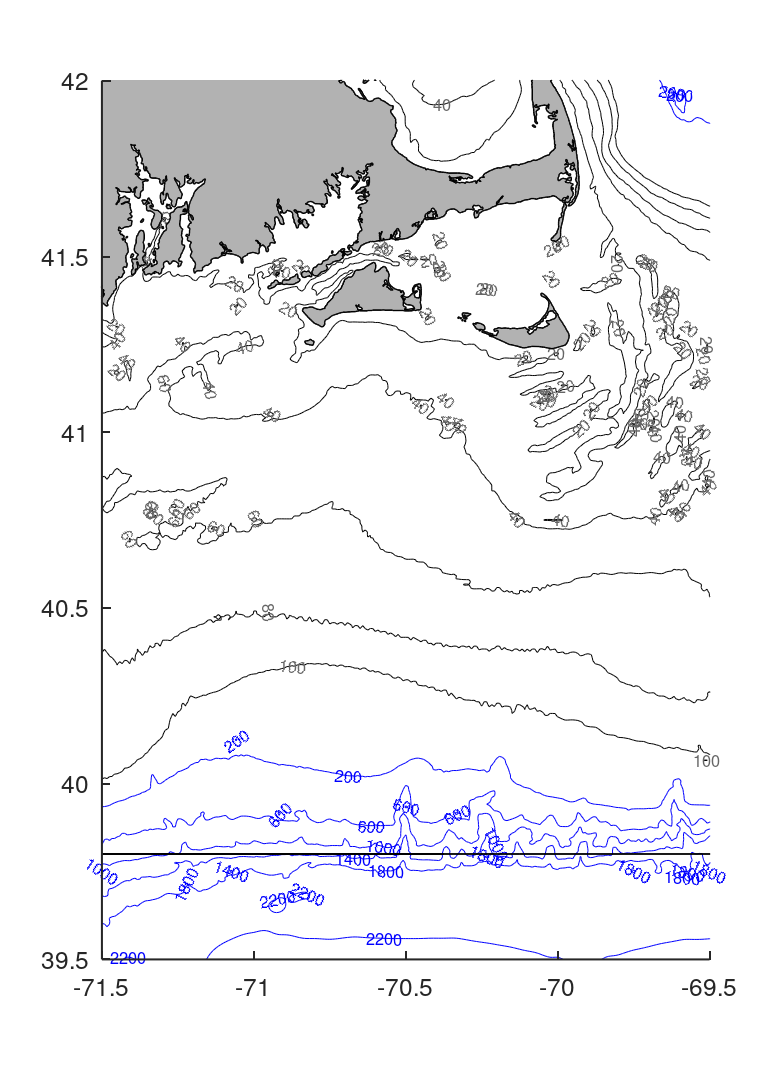

MATLAB code for this plot: (Note: this script raises an error after producing the figure.)
figure(1)
clf
set(gcf,'PaperPosition',[0 0 8 11]);
hold on,set(gca,'LineWidth',1.5,'FontSize',18,'Layer','top')

xlim1 = [-71.5 -69.5]; ylim1 = [39.5 42];
axis([xlim1 ylim1])
% plot bathymetry; pick your contour levels
load bathy lonb_big latb_big zb_big
[cb,hb] = contour(lonb_big,latb_big,zb_big,[20 40 60 80 100],'k-');
[cb2,hb2] = contour(lonb_big,latb_big,zb_big,[200 600 1000 1400 1800 2200 2600],'b-');
% load coastline
load small_MVCO_coastline_f.mat

%% set color and thickness of contour lines
%set(hb,'Color',[.4 .4 .4],'LineWidth',1)
% pick contour label positions manually, if you want
% hl = clabel(cb,hb,'manual','FontSize',18,'Color',.4*[1 1 1]);
% set(hb,'Color',[.4 .4 .4],'LineWidth',1.5)
% otherwise, auto-label
clabel(cb,hb,'FontSize',12,'Color',.4*[1 1 1],'LineWidth',1,'LabelSpacing',400);
clabel(cb2,hb2,'FontSize',12,'Color','b','LineWidth',1,'LabelSpacing',400);

%% plot islands as separate patches of grey (color .7*[1 1 1])
ind = find(isnan(ncst(:,1)));
for k = 1:length(ind)-1
    fill(ncst(ind(k)+1:ind(k+1)-1,1),ncst(ind(k)+1:ind(k+1)-1,2),.7*[1 1 1])
end
% outline the islands in black
h = plot(ncst(:,1),ncst(:,2),'Color','k','LineWidth',1);

% fix map to correct for deformation (so 1 km on y axis is the same size as 1 km on x axis)
% this routine is by Carlos Moffat.  It calls "sw_dist.m"
c_basescale(mean(ylim1));

%%
N12 = [41.3366 -70.5564];  %12-m node MVCO
ASIT = [41 19.5 70 34.0];  %tower MVCO
pioneer = [39.9371 -70.887; 39.9365, -70.8802; 40.36719, -70.8818; 40.3619, -70.87829; 39.9394, -70.7708;...
    40.3649, -70.76999; 40.0963, -70.87889; 40.2267, -70.87819; 40.13409, -70.7701; 40.1334, -70.7785];
GSO = [41 29.485 71 25.432];

LTER = [41 11.8 70 53; 41 1.8 70 53; 40 51.8 70 53; 40 41.8 70 53; 40 30.8 70 53; 40 21.8 70 53; 40 13.6 70 53; ...
    40 08.2 70 46.5; 40 5.9 70 53; 39 56.4 70 53; 39 46.4 70 53; 39 56.4 70 46.5; 40 21.9 70 46.5];
LTER_labels = {'L1'; 'L2'; 'L3'; 'L4'; 'L5'; 'L6'; 'L7'; 'L8'; 'L9'; 'L10'; 'L11'; 'L12'; 'L13'};

LTERup = LTER([2,2,4,4,6,6,9,9,11,11],:); LTERdown = LTERup;
LTERup(:,4) =   [39.7 46.35 39.8 46.4 39.9 46.45 39.9 46.45 40 46.5]; %nudge up and down stream stations to ~10 nm by longitude 
LTERdown(:,4) = [66.3 59.65 66.2 59.6 66.1 59.55 66.1 59.55 66 59.5]; 
extra = [LTERup LTERdown]; clear LTERup LTERdown
extra = reshape(extra',4,length(extra(:))/4)';
extra_labels = {'u2b'; 'd2b'; 'u2a'; 'd2a'; 'u4b'; 'd4b'; 'u4a'; 'd4a'; 'u6b'; 'd6b'; 'u6a'; 'd6a'; 'u9b'; 'd9b'; 'u9a'; 'd9a'; 'u11b'; 'd11b'; 'u11a'; 'd11a'};
%extra_labels = {''; ''; ''; ''; ''; ''; ''; ''; ''; ''; ''; ''; ''; ''; ''; ''; ''; ''; ''; ''};

extra = [extra; ASIT];
extra_labels = [extra_labels; 'MVCO'];
 
temp = [GSO; LTER; extra];
station_table = table(['GSO'; LTER_labels; extra_labels], temp(:,1), temp(:,2), temp(:,3), temp(:,4), 'VariableNames', {'StnLabel' 'lat_deg' 'lat_min' 'lon_deg' 'lon_min'});

stn_order = {'GSO'    'L1'     'L2'     'u2b'    'u2a'    'd2a'   'd2b'    'L2'     'L3'      'L7'     'L8'     'L9'     'u9b'    'u9a'    'd9a'    'd9b'    'L9'     'L10'    'L12'    'L11'    'u11b'   'u11a'   'd11a'   'd11b'   'L11'     'L6'     'u6b'    'L13'   'd6a'    'd6b'     'L6'     'L5'      'L4'     'u4b'    'u4a'    'd4a'    'd4b'    'L4'     'L1'     'MVCO'   'L1'     'GSO'};
[~,stn_ind] = ismember(stn_order,station_table.StnLabel);

%decimal degrees
station_table.lat_dec_deg = station_table.lat_deg+station_table.lat_min/60;
station_table.lon_dec_deg = -station_table.lon_deg-station_table.lon_min/60;

H(1) = plot(station_table.lon_dec_deg, station_table.lat_dec_deg, '.r', 'markersize', 20);
H(2) = plot(station_table.lon_dec_deg(stn_ind), station_table.lat_dec_deg(stn_ind), '--r', 'linewidth', 2);

% label = station_table.StnLabel(stn_ind); 
% %next two lines to skip labeling up/down stns
% label(strmatch('u', label)) = {''};
% label(strmatch('d', label)) = {''};
% 
% text_offset = -2/60;
% %T = text(station_table.lon_dec_deg(stn_ind)+text_offset, station_table.lat_dec_deg(stn_ind), label, 'horizontalalignment', 'right', 'color', 'm', 'fontsize', 12, 'fontweight', 'bold');
% T = text(station_table.lon_dec_deg(stn_ind)+text_offset, station_table.lat_dec_deg(stn_ind), label, 'horizontalalignment', 'right', 'verticalalignment', 'top', 'color', 'm', 'fontsize', 12, 'fontweight', 'bold');

stn2label = {'GSO' 'L1' 'L2' 'L3' 'L4' 'L5' 'L6' 'L7' 'L9' 'L10' 'L11'};
[~,text_ind] = ismember(stn2label,station_table.StnLabel);
text_offset = -2/60;
T = text(station_table.lon_dec_deg(text_ind)+text_offset, station_table.lat_dec_deg(text_ind), station_table.StnLabel(text_ind), 'horizontalalignment', 'right', 'verticalalignment', 'top', 'color', 'm', 'fontsize', 12, 'fontweight', 'bold');

stn2label = {'MVCO' 'L12' 'L13'};
[~,text_ind] = ismember(stn2label,station_table.StnLabel);
text_offset = 2/60;
T = text(station_table.lon_dec_deg(text_ind)+text_offset, station_table.lat_dec_deg(text_ind), station_table.StnLabel(text_ind), 'horizontalalignment', 'left', 'verticalalignment', 'top', 'color', 'm', 'fontsize', 12, 'fontweight', 'bold');

stn2label = {'L8'};
[~,text_ind] = ismember(stn2label,station_table.StnLabel);
text_offset = 2/60;
T = text(station_table.lon_dec_deg(text_ind)+text_offset, station_table.lat_dec_deg(text_ind), station_table.StnLabel(text_ind), 'horizontalalignment', 'left', 'verticalalignment', 'bottom', 'color', 'm', 'fontsize', 12, 'fontweight', 'bold');

set(gca, 'box', 'on')
grid

H(11) = plot(pioneer(:,2), pioneer(:,1), 'b^', 'markersize', 10);
H(12) = plot(-GSO(:,3)-GSO(:,4)/60, GSO(:,1)+GSO(:,2)/60, 'gs', 'markersize', 10, 'markerfacecolor', 'g');

legend(H([1 11 12]), 'Station', 'Pioneer', 'GSO', 'location', 'southeast')
set(gca, 'fontsize', 10)
set(gcf, 'position', [400 40 550 750])
